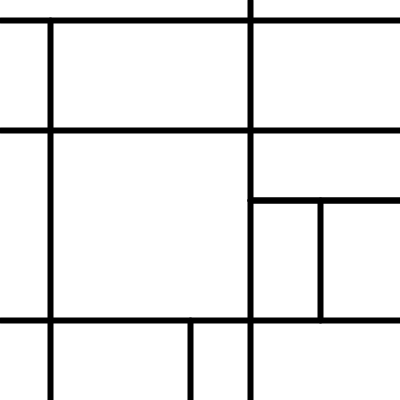
Frame 1 (no input)
Frame 60 (the mouse pressed at the canvas centre just before this capture): identical to frame 1, image omitted
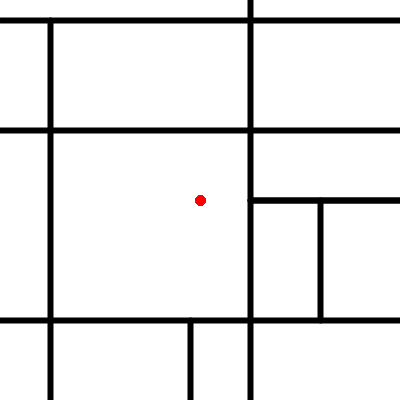
Frame 120 (the mouse held since frame 60 and released just before this capture)

The Processing sketch that drew these frames (run headless with seeded random() and noise(); from frame 60 on, the mouse is pressed at the canvas centre):

// Processing sketch: processing_75156
// ── processing_75156.pde

int r = 0;
int g = 0;
int b = 0;

void setup(){
  size(400, 400);
  background(255);
  strokeWeight(6);
  line(0, 20, 400, 20);
  line(0, 130, 400, 130);
  line(0, 320, 400, 320);
  line(50, 20, 50, 400);
  line(250, 0, 250, 400);
  line(250, 200, 400, 200);
  line(250, 200, 400, 200);
  line(320, 200, 320, 320);
  line(190, 320, 190, 400);
}

void draw(){
  strokeWeight(10);
  stroke(r, g, b);
  
  if(pmouseX >0 && mousePressed)
  line(pmouseX, pmouseY, mouseX, mouseY);
  
  if(mouseX > 50 && mouseX <250 && mouseY >130 && mouseY <320){
    r = 255;
    g = 0;
    b = 0;
    } else if(mouseX >250 && mouseX <400 && mouseY >320 && mouseY <400){
      r = 0;
      g = 0;
      b= 255;
    }else if(mouseX >50 && mouseX <190 && mouseY >320 && mouseY <400){
      r = 0;
      g = 0;
      b = 0;
    }else if(mouseX >250 && mouseX <400 && mouseY >20 && mouseY <130){
      r = 255;
      g = 255;
      b = 0;
    }else{
     r = 255;
     g = 255;
     b = 255; 
    }   
}
